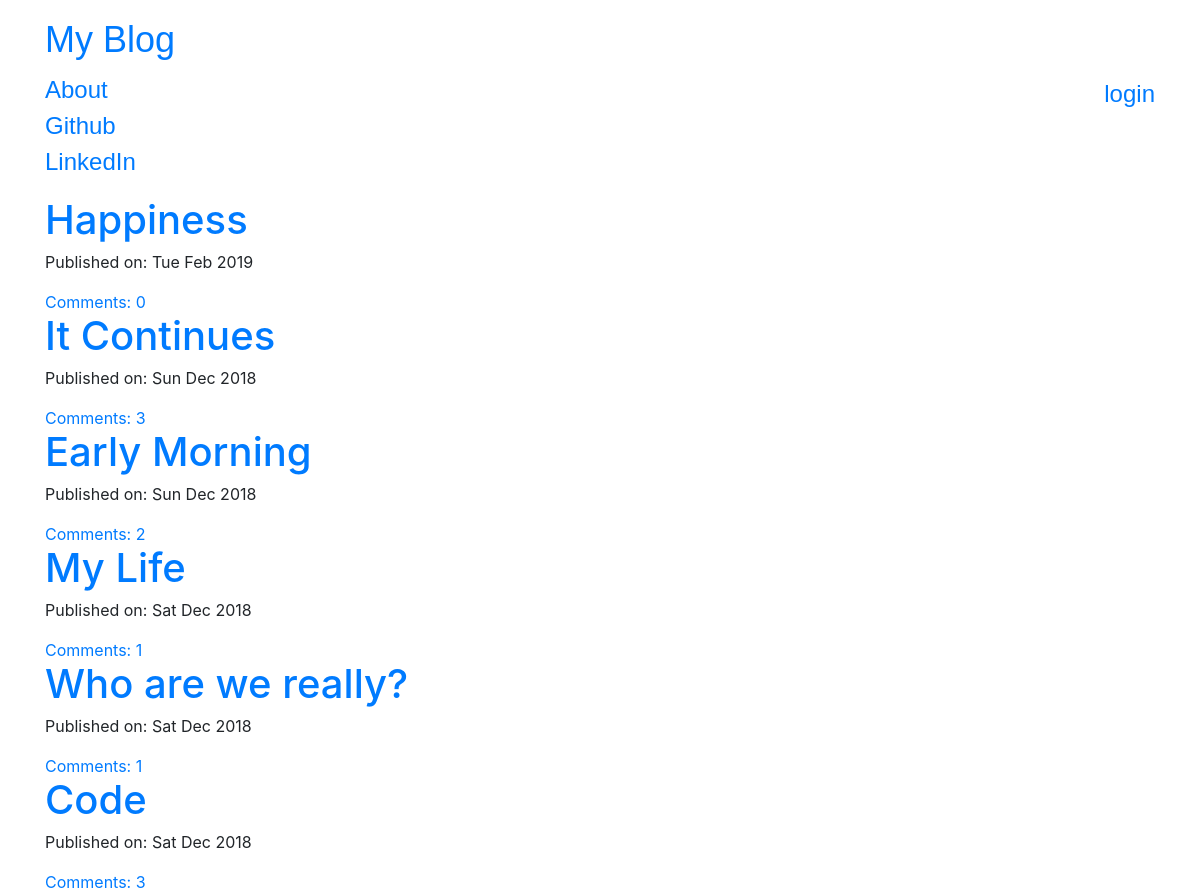
The page / on the database its author committed.
### blog/models.py (models this page shows, shortened)
class Post(models.Model):
    author = models.ForeignKey("auth.User", on_delete=models.CASCADE)
    title = models.CharField(max_length = 200)
    text = models.TextField()
    created_date = models.DateTimeField(default = timezone.now)
    published_date = models.DateTimeField(blank = True, null = True)
    def approve_comments(self):
        return self.comments.filter(approved_comment = True)

### blog/views.py (the view)
# urls.py: url(r"^$", views.PostListView.as_view(), name="post_list"),
class PostListView(ListView):
    model = Post
    def get_queryset(self):
        return Post.objects.filter(published_date__lte=timezone.now()).order_by('-published_date')

### blog/templates/blog/post_list.html
{% extends "blog/base.html" %}
{% block content %}
<div class='centerstage'>
    {% for post in post_list %}
        <div class='post'>
            <h1> <a href="{% url 'post_detail' pk=post.pk %}" >{{post.title}}</a> </h1>
            <div class ="date">
                <p>Published on: {{post.published_date|date:"D M Y"}}</p>
            </div>
            <a href="{% url 'post_detail' pk=post.pk %}">Comments: {{post.approve_comments.count}}</a>
        </div>
    {% endfor %}
</div>
{% endblock content %}

### blog/templates/blog/base.html (shortened to what this page needs)
<!DOCTYPE html>
{% load staticfiles %}
<html>
<head>
        <link rel="stylesheet" href="{% static 'css/bootstrap.min.css' %}">
        <link rel="stylesheet" href="{% static 'css/bootstrap.css' %}">
        <link rel="stylesheet" href="{% static 'css/medium-editor.css' %}">
        <link rel="stylesheet" href="{% static 'css/themes/default.css' %}">
    <link rel="stylesheet" href="{% static 'css/blog.css' %}">
</head>
<body>
    <nav class="navbar navbar-default techfont custom-navbar" >
        <div class="container">
            <ul class="nav navbar-nav">
                <li> <a  class="navbar-brand bigbrand" href="{% url 'post_list' %}">My Blog</a> </li>
                <li> <a href="{% url 'about' %}">About</a> </li>
                <li> <a href="https://www.github.com">Github</a> </li>
                <li> <a href="https://www.linkedin.com">LinkedIn</a> </li>
            </ul>
            <ul class="nav navbar-nav navbar-right" >
                {% if user.is_authenticated %}
                    <li>
                        <a href="{% url 'post_new' %}">New Post</a>
                    </li>
                    <li>
                        <a href="{% url 'post_draft_list' %}">Drafts</a>
                    </li>
                    <li>
                        <a href="{% url 'logout' %}">Log Out</a>
                    </li>
                    <li>
                        <a>Welcome: {{user.username}}</a>
                    </li>
                {% else %}
                    <li> <a class="nav navbar-right" href="{% url 'login' %}">login</span></a> </li>
                {% endif %}
            </ul>
        </div>
    </nav>
    <div class="content container">
        <div class="row" >
            <div class="col-md-8">
                <div class="blog_posts">
                    {% block content %}
                    {% endblock %}
                </div>
            </div>
        </div>
    </div>
</body>
</html>

### blog/static/css/blog.css (style rules this page uses)
.techfont { font-family: 'Russo One', sans-serif; font-size: 1.5em; margin-bottom: 10px; }
.centerstage { margin-left: auto; margin-right: auto; }
.bigbrand { font-size: 1.5em; }

### rows shown on the page
Post: title "Happiness", published_date "Tue Feb 2019", approve_comments.count "0"
Post: title "It Continues", published_date "Sun Dec 2018", approve_comments.count "3"
Post: title "Early Morning", published_date "Sun Dec 2018", approve_comments.count "2"
Post: title "My Life", published_date "Sat Dec 2018", approve_comments.count "1"
Post: title "Who are we really?", published_date "Sat Dec 2018", approve_comments.count "1"
Post: title "Code", published_date "Sat Dec 2018", approve_comments.count "3"
